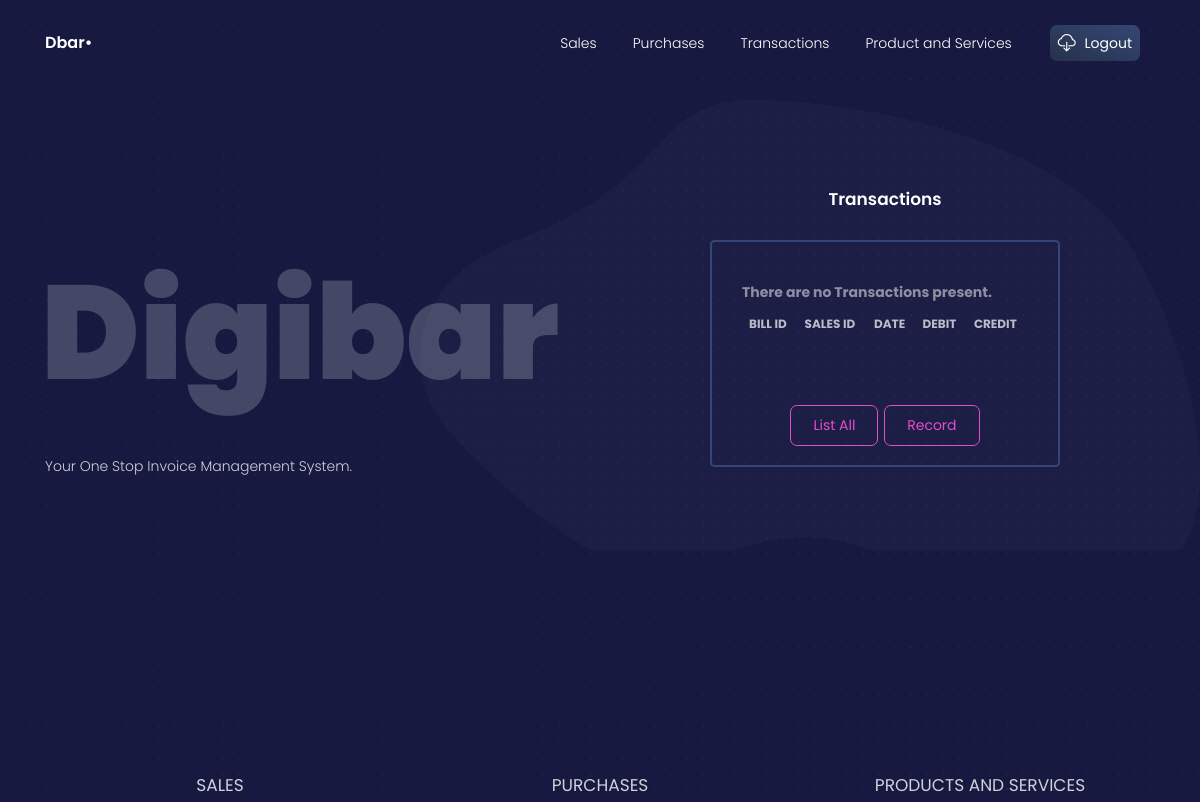
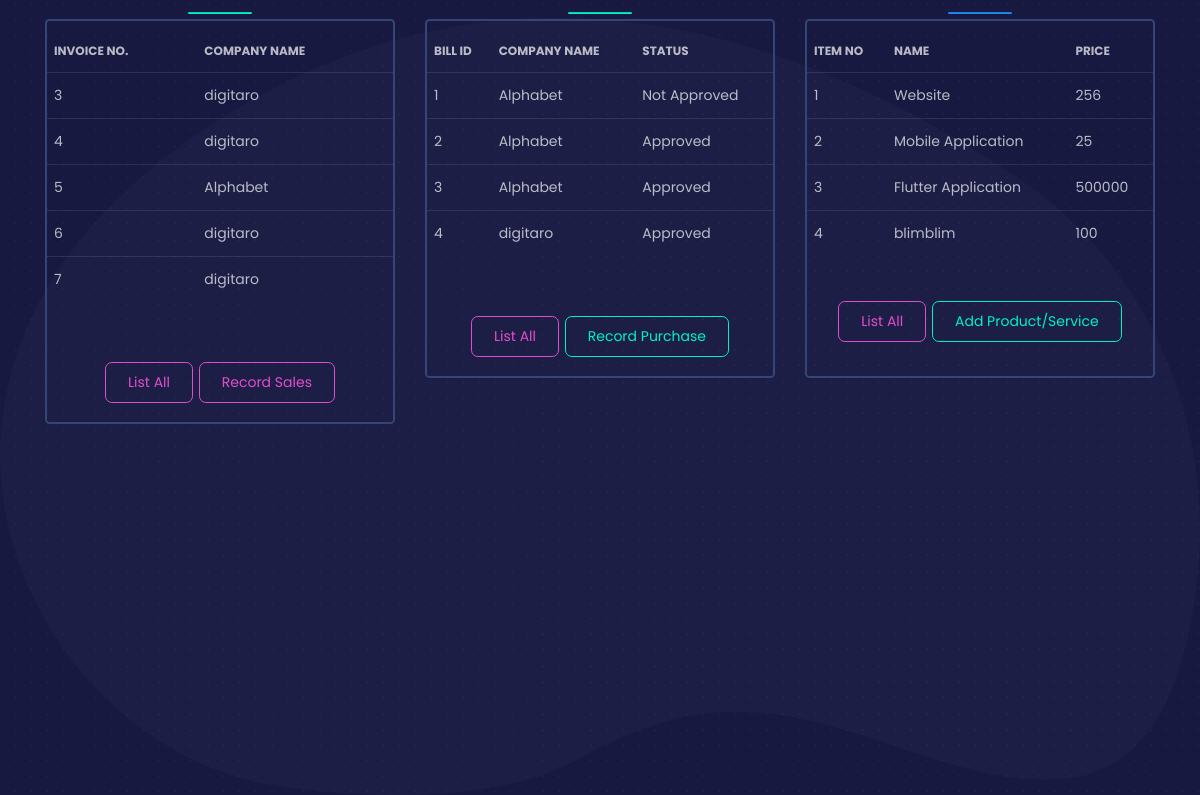
The app's page /dashboard (signed in), older data (2 pictures, top to bottom).
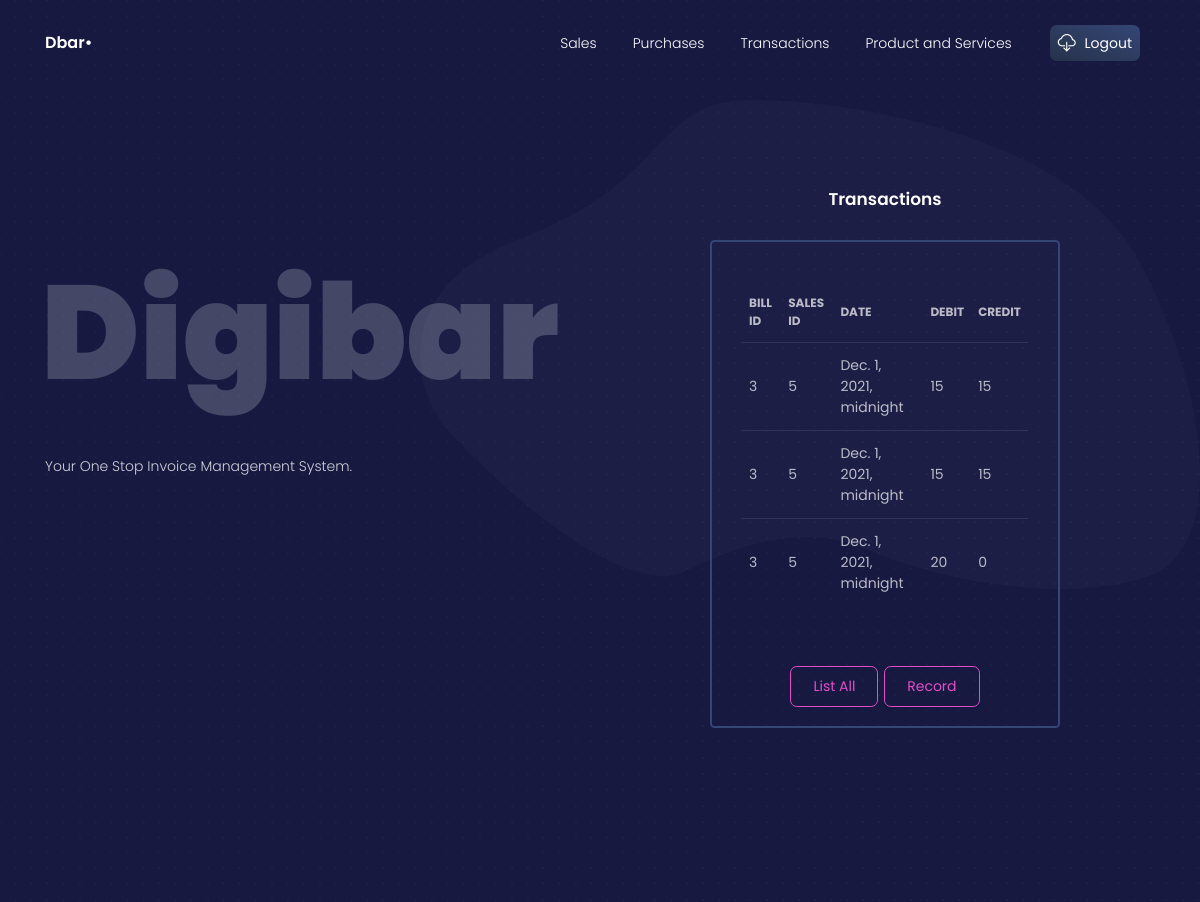
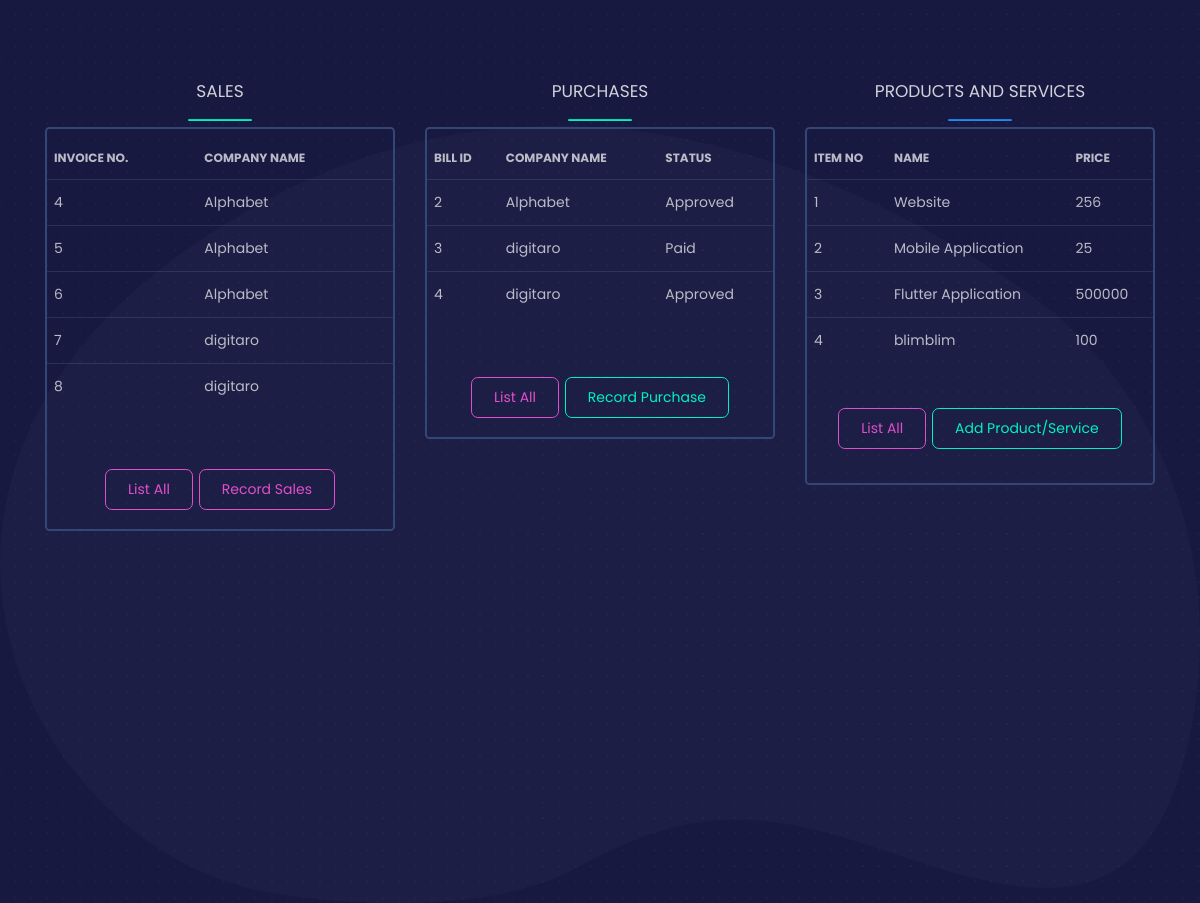
The same page, newer data (2 pictures, top to bottom).
### crm/models.py (models this page shows, shortened)
class Sales(models.Model):
    salesID = models.AutoField(primary_key=True)
    companyID = models.ForeignKey(Company, on_delete=models.CASCADE)
    businessID = models.ForeignKey(Business, on_delete=models.CASCADE)
    items = models.ManyToManyField(ProductsAndServices)
    STAT = (
        ('A', 'Approved'),
        ('NA', 'NotApproved')
    )
    status = models.CharField(max_length=2, choices=STAT)
    def __str__(self):
        return str(self.salesID)

class Company(models.Model):
    companyID = models.AutoField(primary_key=True)
    companyName = models.CharField(max_length=64)
    companyEmail = models.EmailField(max_length=254)
    companyPhoneNumber = models.IntegerField()
    is_client = models.BooleanField(default=True)
    def __str__(self):
        return self.companyName

class Purchases(models.Model):
    billID = models.AutoField(primary_key=True)
    companyID = models.ForeignKey(Company, on_delete=models.CASCADE)
    businessID = models.ForeignKey(Business, on_delete=models.CASCADE)
    items = models.ManyToManyField(ProductsAndServices)
    STAT = (
        ('Paid', 'Paid'),
        ('Unpaid', 'Unpaid')
    )
    status = models.CharField(max_length=64, choices=STAT)
    def __str__(self):
        return str(self.billID)

class ProductsAndServices(models.Model):
    itemID = models.AutoField(primary_key=True)
    psName = models.CharField(max_length=512)
    isProduct = models.BooleanField()
    itemDescription = models.CharField(max_length=500)
    rate = models.IntegerField()

class Transaction(models.Model):
    transactionID = models.AutoField(primary_key=True)
    billID = models.ForeignKey(Purchases, on_delete=models.CASCADE)
    salesID = models.ForeignKey(Sales, on_delete=models.CASCADE)
    date = models.DateTimeField(auto_now=False, auto_now_add=False)
    debit = models.IntegerField()
    credit = models.IntegerField()

### crm/views.py (the view)
# urls.py: path('dashboard', views.dashboard, name='dashboard'),
@login_required
def dashboard(request):
    sales_list = Sales.objects.order_by('salesID')[:5]
    Purchases_list = Purchases.objects.order_by('billID')[:5]
    PNS_list = ProductsAndServices.objects.order_by('itemID')[:5]
    Trans_list = Transaction.objects.order_by('transactionID')[:5]
    context_dict = {'Sales': sales_list, 'Purchases': Purchases_list,
                    'ProductandServices': PNS_list, 'Transaction': Trans_list}
    return render(request, 'dashboard.html', context_dict)

### templates/dashboard.html (shortened to what this page needs)
{% load static %}
{% load static %}
{% load widget_tweaks %}
<!DOCTYPE html>
<html lang="en">
<head>
  <link href="https://use.fontawesome.com/releases/v5.0.6/css/all.css" rel="stylesheet">
    <link rel="stylesheet" href="https://maxcdn.bootstrapcdn.com/bootstrap/4.5.2/css/bootstrap.min.css">
  <link href="{% static './css/nucleo-icons.css' %}" rel="stylesheet" />
  <link href="{% static './css/blk-design-system.css' %}" rel="stylesheet" />
  <link href="{% static './demo/demo.css' %}" rel="stylesheet" />
</head>
<body class="profile-page">
  <nav class="navbar navbar-expand-lg fixed-top navbar-transparent " color-on-scroll="100">
    <div class="container">
      <div class="navbar-translate">
        <a class="navbar-brand" href="#" target="">
          <span>Dbar•</span>
        </a>
      </div>
      <div class="collapse navbar-collapse justify-content-end" id="navigation">
        <ul class="navbar-nav">
        <li class="nav-item">
            <a class="nav-link" href="{% url 'invoices' %}">Sales</a>
          </li>
          <li class="nav-item">
            <a class="nav-link" href="{% url 'purchases' %}">Purchases</a>
          </li>
          <li class="nav-item">
            <a class="nav-link" href="{% url 'transaction' %}">Transactions</a>
          </li>
          <li class="nav-item">
            <a class="nav-link" href="{% url 'productandservice' %}">Product and Services</a>
          </li>
          <li class="nav-item">
            <a class="nav-link btn btn-default d-none d-lg-block" href="{% url 'logout' %}">
              <i class="tim-icons icon-cloud-download-93"></i> Logout
            </a>
          </li>
        </ul>
      </div>
    </div>
  </nav>
  <div class="wrapper">
    <div class="page-header">
      <img src="../assets/img/dots.png" class="dots">
      <img src="../assets/img/path4.png" class="path">
      <div class="container align-items-center">
        <div class="row">
          <div class="col-lg-6 col-md-6">
            <h5 class="text-on-back">Digibar</h5>
            <br /><br />
            <p class="profile-description">Your One Stop Invoice Management System.</p>
          </div>
          <div class="col-lg-4 col-md-6 ml-auto mr-auto">
            <div class="card card-coin card-plain">
              <div class="card-header">
                <h4 class="title">Transactions</h4>
              </div>
              <div class="card-body">
                <div class="tab-content tab-subcategories">
                  <div class="tab-pane active" id="linka">
                    <div class="table-responsive">
                      <table class="table tablesorter " id="plain-table">
                        <thead class=" text-primary">
                          <tr>
                            <th class="header">Bill ID</th>
                            <th class="header">Sales ID</th>
                            <th class="header">Date</th>
                            <th class="header">Debit</th>
                            <th class="header">Credit</th>
                          </tr>
                        </thead>
                        <tbody>
                        {% if Transaction %}
                          {% for category in Transaction %}
                          <tr>
                            <td>{{ category.billID }}</td>
                            <td>{{ category.salesID}}</td>
                            <td>{{ category.date }}</td>
                            <td>{{ category.debit }}</td>
                            <td>{{ category.credit }}</td>
                          </tr>
                          {% endfor %}
                        {% else %}
                        <tr>
                            <strong>There are no Transactions present.</strong>
                        </tr>
                        {% endif %}
                        </tbody>
                      </table>
                    </div>
                  </div>
                </div>
              </div>
              <div class="card-footer text-center">
                <a href='{% url 'view_transactions' %}' class="btn btn-primary btn-simple">List All</a>
                <a href='{% url 'transaction' %}' class="btn btn-primary btn-simple">Record</a>
              </div>
            </div>
          </div>
        </div>
      </div>
    </div>
    <section class="section section-lg section-coins">
      <img src="../assets/img/path3.png" class="path">
      <div class="container">
        <div class="row">
          <div class="col-md-4">
          </div>
        </div>
        <div class="row">
          <div class="col-md-4">
            <div class="card card-coin card-plain">
              <div class="card-header">
              </div>
              <div class="card-body">
              <div class="row">
                  <div class="col-md-12 text-center">
                    <h4 class="text-uppercase">Sales</h4>
                    <hr class="line-success">
                  </div>
                </div>
                <div class="row">
                    <div class="table-responsive justify-content-center">
                      <table class="table tablesorter " id="plain-table">
                        <thead class=" text-primary">
                          <tr>
                            <th class="header">Invoice No.</th>
                            <th class="header">Company Name</th>
                          </tr>
                        </thead>
                        <tbody>
                          {% if Sales %}
                          {% for sale in Sales %}
                          <tr>
                            <td>{{ sale.salesID }}</td>
                            <td>{{ sale.companyID }}</td>
                          </tr>
                          {% endfor %}
                        {% else %}
                        <tr><strong>There are no Sales present.</strong></tr>
                        {% endif %}
                        </tbody>
                      </table>
                    </div>
                </div>
              </div>
              <div class="card-footer text-center">
                <a href='{% url 'view_invoices' %}' class="btn btn-primary btn-simple">List All</a>
                <a href='{% url 'invoices' %}' class="btn btn-primary btn-simple">Record Sales</a>
              </div>
            </div>
          </div>
          <div class="col-md-4">
            <div class="card card-coin card-plain">
              <div class="card-header">
              </div>
              <div class="card-body">
                <div class="row">
                  <div class="col-md-12 text-center">
                    <h4 class="text-uppercase">Purchases</h4>
                    <hr class="line-success">
                  </div>
                </div>
                <div class="row">
                  <div class="table-responsive justify-content-center">
                      <table class="table tablesorter " id="plain-table">
                        <thead class=" text-primary">
                          <tr>
                            <th class="header">
                              Bill ID
                            </th>
                            <th class="header">
                              Company Name
                            </th>
                            <th class="header">
                              Status
                            </th>
                          </tr>
                        </thead>
                        <tbody>
                          {% if Purchases %}
                          {% for category in Purchases %}
                          <tr>
                            <td>
                              {{ category.billID }}
                            </td>
                            <td>
                              {{ category.companyID }}
                            </td>
                            <td>
                              {{ category.status }}
                            </td>
                          </tr>
                          {% endfor %}
                        {% else %}
                        <tr>
                            <strong>There are no categories present.</strong>
                        </tr>
                        {% endif %}
                        </tbody>
                      </table>
                    </div>
                </div>
              </div>
              <div class="card-footer text-center">
                <a href='{% url 'view_purchases' %}' class="btn btn-primary btn-simple">List All</a>
                <a href='{% url 'purchases' %}' class="btn btn-success btn-simple">Record Purchase</a>
              </div>
            </div>
          </div>
          <div class="col-md-4">
            <div class="card card-coin card-plain">
              <div class="card-header">
              </div>
              <div class="card-body">
                <div class="row">
                  <div class="col-md-12 text-center">
                    <h4 class="text-uppercase">Products and Services</h4>
                    <hr class="line-info">
                  </div>
                </div>
                <div class="row">
                  <div class="table-responsive justify-content-center">
                      <table class="table tablesorter " id="plain-table">
                        <thead class=" text-primary">
                          <tr>
                            <th class="header">Item no</th>
                            <th class="header">Name</th>
                            <th class="header">Price</th>
                          </tr>
                        </thead>
                        <tbody>
                          {% if ProductandServices %}
                          {% for ps in ProductandServices %}
                          <tr>
                            <td>{{ ps.itemID }}</td>
                            <td>{{ ps.psName }}</td>
                            <td>{{ ps.rate }}</td>
                          </tr>
                          {% endfor %}
                        {% else %}
                        <tr>
                            <strong>There are no prodcuts or services present.</strong>
                        </tr>
                        {% endif %}
                        </tbody>
                      </table>
                    </div>
              </div>
              <div class="card-footer text-center">
              <a href='{% url 'view_invoices' %}' class="btn btn-primary btn-simple">List All</a>
                <a href='{% url 'productandservice' %}' class="btn btn-success btn-simple">Add Product/Service</a>
              </div>
            </div>
          </div>
        </div>
      </div>
    </section>
  </div>
</body>
</html>

Row changes from the older to the newer data that the page shows:
removed Sales: salesID "3", companyID "digitaro"
removed Purchases: billID "1", companyID "Alphabet", status "Not Approved"
added Transaction: billID "3", salesID "5", date "Dec. 1, 2021, midnight", debit "15", credit "15"
added Transaction: billID "3", salesID "5", date "Dec. 1, 2021, midnight", debit "15", credit "15"
added Transaction: billID "3", salesID "5", date "Dec. 1, 2021, midnight", debit "20", credit "0"
changed Sales id 4: companyID "digitaro" → "Alphabet"
changed Sales id 6: companyID "digitaro" → "Alphabet"
now on this page (row unchanged): Sales: salesID "8", companyID "digitaro"
changed Purchases id 3: companyID "Alphabet" → "digitaro"; status "Approved" → "Paid"
Text that changed along with them:
text no longer shown: "There are no Transactions present."
